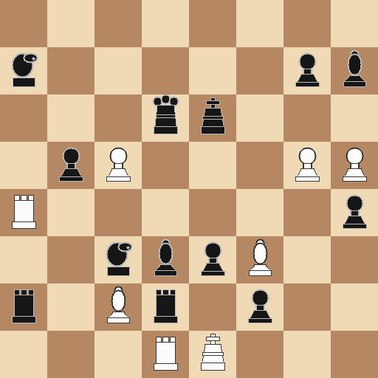
#> input picture results/boards/board_000.png, 378 x 378 px, shrunk from 512 x 512 before the run; its folder holds 4 pictures in this run
$ python visualize.py
#> lines starting #> are read from the running program, lines starting #| are printed output that depends on the picture
#!/usr/bin/env python3
"""
visualize.py — CUDA Chess Vision post-processing visualiser

Reads from results/ and produces 4 plots in plots/:
  1. board_gallery.png      — grid of rendered board images
  2. compression.png        — original vs compressed side-by-side + PSNR
  3. evaluation.png         — bar chart of evaluation scores (top boards)
  4. score_breakdown.png    — stacked bar: material / positional / pawn structure

Usage:
    python3 scripts/visualize.py --results results --output plots

Requires: matplotlib, numpy  (pip install matplotlib numpy)
Falls back to ASCII summary if matplotlib is not available.
"""

import argparse
import os
import glob
import csv
import sys

# ── dependency check ─────────────────────────────────────────────────────────
try:
    import numpy as np
    import matplotlib
    matplotlib.use("Agg")          # headless backend (no display needed)
    import matplotlib.pyplot as plt
    import matplotlib.gridspec as gridspec
    from matplotlib.patches import FancyBboxPatch
    HAS_MPL = True
except ImportError:
    HAS_MPL = False

# ── helpers ───────────────────────────────────────────────────────────────────

def read_csv(path):
    if not os.path.exists(path):
        return []
    with open(path) as f:
        return list(csv.DictReader(f))

def short(name, n=18):
    """Shorten a filename for axis labels."""
    return name[:n] + "…" if len(name) > n else name


# ── Plot 1 — Board Gallery ────────────────────────────────────────────────────

def plot_board_gallery(board_dir, out_path, max_boards=16):
#> called with board_dir = 'results/boards', out_path = 'plots/board_gallery.png', max_boards = 16
    pngs = sorted(glob.glob(os.path.join(board_dir, "*.png")))[:max_boards]
    if not pngs:
        print("  [viz] No board PNGs found, skipping gallery.")
        return

    n = len(pngs)
    cols = min(4, n)
    rows = (n + cols - 1) // cols

    fig, axes = plt.subplots(rows, cols,
                             figsize=(cols * 3, rows * 3 + 0.6),
                             facecolor="#1a1a2e")
    fig.suptitle("Generated Chess Boards  (Stage 1 — cuRAND)",
                 color="white", fontsize=14, fontweight="bold", y=1.01)

    axes = np.array(axes).reshape(-1)
    for ax in axes:
        ax.axis("off")

    for idx, path in enumerate(pngs):
        try:
            img = plt.imread(path)
#> img is the input picture: shape (378, 378, 3) float32; mean R, G, B 0.791, 0.669, 0.539
        except Exception:
            continue
        ax = axes[idx]
        ax.imshow(img)
        ax.set_title(os.path.basename(path).replace(".png",""),
                     color="#a0c4ff", fontsize=7, pad=3)
        ax.axis("off")

    plt.tight_layout(pad=0.5)
    plt.savefig(out_path, dpi=120, bbox_inches="tight",
                facecolor="#1a1a2e")
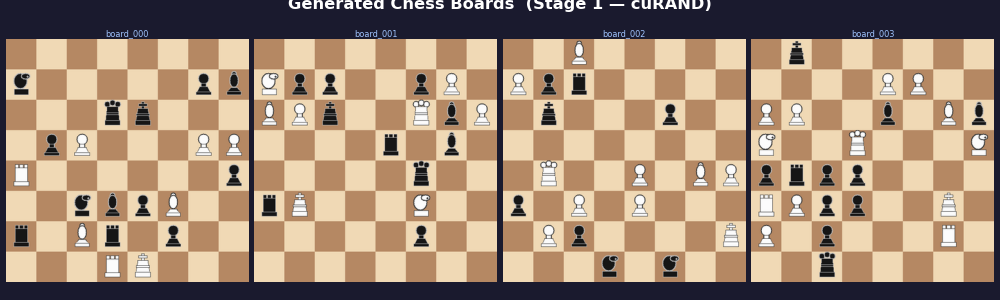
#> figure drawn by matplotlib, 4 panels
    plt.close()
    print(f"  [viz] Saved: {out_path}")


# ── Plot 2 — Compression Comparison ──────────────────────────────────────────

def plot_compression(board_dir, comp_dir, comp_csv_path, out_path, max_show=4):
#> called with board_dir = 'results/boards', comp_dir = 'results/compressed', comp_csv_path = 'results/compression.csv', out_path = 'plots/compression.png', max_show = 4
    rows_csv = read_csv(comp_csv_path)
    board_pngs = sorted(glob.glob(os.path.join(board_dir, "*.png")))[:max_show]
    if not board_pngs:
        print("  [viz] No boards for compression plot, skipping.")
        return

    n = len(board_pngs)
    fig, axes = plt.subplots(n, 2,
                             figsize=(8, n * 3 + 0.8),
                             facecolor="#1a1a2e")
    if n == 1:
        axes = [axes]

    fig.suptitle("DCT Compression  (Stage 2 — NPP + Block-DCT kernels)",
                 color="white", fontsize=13, fontweight="bold")

    # Build a PSNR lookup dict
    psnr_map = {}
    ratio_map = {}
    for r in rows_csv:
        psnr_map[r["filename"]] = float(r["psnr_db"])
        ratio_map[r["filename"]] = float(r["nonzero_coeff_ratio"])

    for i, bp in enumerate(board_pngs):
        bn = os.path.basename(bp)
        stem = bn.replace(".png","")

        # original
        try:
            orig = plt.imread(bp)
        except Exception:
            continue
        ax0 = axes[i][0]
        ax0.imshow(orig)
        ax0.set_title("Original", color="#a0c4ff", fontsize=9)
        ax0.axis("off")

        # compressed
        cp = os.path.join(comp_dir, bn)
        ax1 = axes[i][1]
        if os.path.exists(cp):
            try:
                comp = plt.imread(cp)
                ax1.imshow(comp, cmap="gray")
                psnr  = psnr_map.get(bn, float("nan"))
                ratio = ratio_map.get(bn, float("nan"))
                ax1.set_title(
                    f"Compressed  PSNR={psnr:.1f} dB  density={ratio*100:.0f}%",
                    color="#ffd6a5", fontsize=8)
            except Exception:
                ax1.text(0.5,0.5,"Error loading",ha="center",
                         color="red",transform=ax1.transAxes)
        else:
            ax1.text(0.5,0.5,"Not found",ha="center",
                     color="gray",transform=ax1.transAxes)
        ax1.axis("off")

        # row label
        axes[i][0].set_ylabel(stem, color="white", fontsize=8, rotation=0,
                              labelpad=40, va="center")

    plt.tight_layout()
    plt.savefig(out_path, dpi=120, bbox_inches="tight",
                facecolor="#1a1a2e")
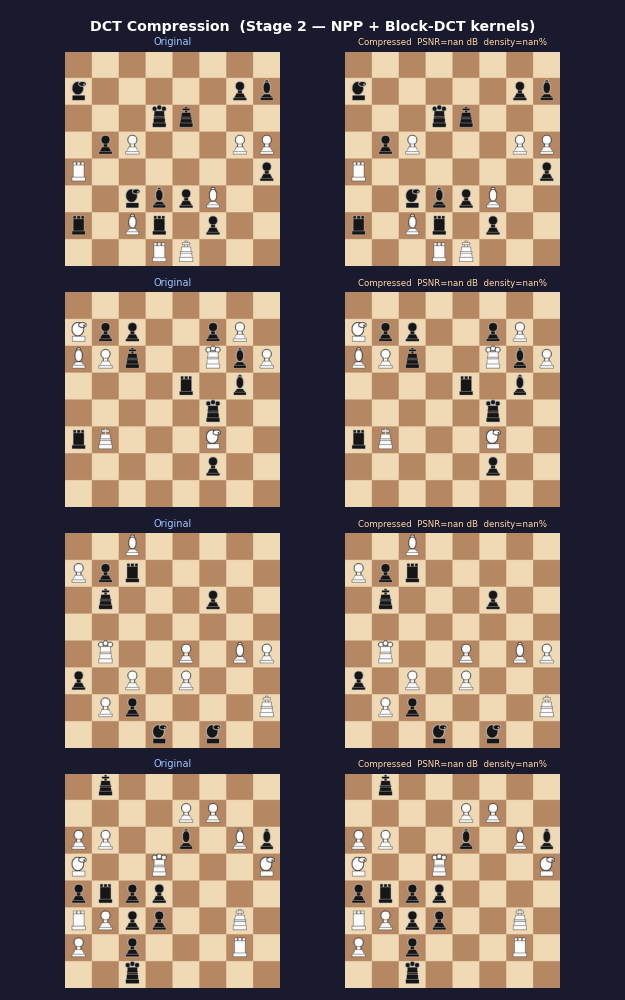
#> figure drawn by matplotlib, 8 panels
    plt.close()
    print(f"  [viz] Saved: {out_path}")


# ── Plot 3 — Evaluation Rankings ─────────────────────────────────────────────

def plot_evaluation(eval_csv_path, out_path, top_n=15):
    rows = read_csv(eval_csv_path)
    if not rows:
        print("  [viz] No evaluation CSV, skipping evaluation plot.")
        return

    rows = sorted(rows, key=lambda r: int(r["rank"]))[:top_n]
    names  = [short(r["filename"]) for r in rows]
    scores = [float(r["score"]) for r in rows]

    # colour gradient: gold → silver → bronze → blue
    colours = []
    for i in range(len(rows)):
        if   i == 0: colours.append("#FFD700")
        elif i == 1: colours.append("#C0C0C0")
        elif i == 2: colours.append("#CD7F32")
        else:        colours.append("#4a9eff")

    fig, ax = plt.subplots(figsize=(10, max(4, len(rows)*0.55 + 1)),
                           facecolor="#1a1a2e")
    ax.set_facecolor("#16213e")

    bars = ax.barh(names[::-1], scores[::-1], color=colours[::-1],
                   edgecolor="#ffffff22", linewidth=0.5)
    ax.bar_label(bars, fmt="%.3f", padding=4, color="white", fontsize=8)

    ax.set_xlabel("Evaluation Score (cuBLAS + PST + cuFFT)", color="#a0c4ff")
    ax.set_title("Board Rankings  (Stage 3 — cuBLAS + cuFFT + Thrust)",
                 color="white", fontsize=13, fontweight="bold")
    ax.tick_params(colors="white")
    for spine in ax.spines.values():
        spine.set_edgecolor("#333366")
    ax.xaxis.label.set_color("#a0c4ff")

    plt.tight_layout()
    plt.savefig(out_path, dpi=120, bbox_inches="tight",
                facecolor="#1a1a2e")
    plt.close()
    print(f"  [viz] Saved: {out_path}")


# ── Plot 4 — Score Breakdown ──────────────────────────────────────────────────

def plot_score_breakdown(eval_csv_path, out_path, top_n=12):
    rows = read_csv(eval_csv_path)
    if not rows:
        print("  [viz] No evaluation CSV, skipping breakdown plot.")
        return

    rows = sorted(rows, key=lambda r: int(r["rank"]))[:top_n]
    names     = [short(r["filename"]) for r in rows]
    material  = [float(r["material"])       for r in rows]
    positional= [float(r["positional"])     for r in rows]
    pawn_fft  = [float(r["pawn_fft_energy"])for r in rows]

    x = np.arange(len(names))
    w = 0.25

    fig, ax = plt.subplots(figsize=(max(10, len(rows)*0.9), 5),
                           facecolor="#1a1a2e")
    ax.set_facecolor("#16213e")

    ax.bar(x - w,  material,   w, label="Material (cuBLAS)",   color="#4a9eff", alpha=0.9)
    ax.bar(x,      positional, w, label="Positional PST",       color="#06d6a0", alpha=0.9)
    ax.bar(x + w, [-v*0.3 for v in pawn_fft], w,
           label="Pawn Structure FFT (penalty)", color="#ef476f", alpha=0.9)

    ax.set_xticks(x)
    ax.set_xticklabels(names, rotation=35, ha="right", color="white", fontsize=8)
    ax.set_ylabel("Score component", color="#a0c4ff")
    ax.set_title("Evaluation Breakdown by Component",
                 color="white", fontsize=13, fontweight="bold")
    ax.legend(facecolor="#1a1a2e", labelcolor="white", fontsize=9)
    ax.tick_params(colors="white")
    for spine in ax.spines.values():
        spine.set_edgecolor("#333366")
    ax.axhline(0, color="#ffffff44", linewidth=0.8)

    plt.tight_layout()
    plt.savefig(out_path, dpi=120, bbox_inches="tight",
                facecolor="#1a1a2e")
    plt.close()
    print(f"  [viz] Saved: {out_path}")


# ── ASCII fallback ────────────────────────────────────────────────────────────

def ascii_summary(results_dir):
    eval_rows = read_csv(os.path.join(results_dir, "evaluation.csv"))
    comp_rows = read_csv(os.path.join(results_dir, "compression.csv"))

    print("\n── Evaluation Rankings ─────────────────────────────────")
    print(f"  {'Rank':<5} {'File':<22} {'Score':>7} {'Material':>9} {'PST':>7} {'PawnFFT':>8}")
    for r in sorted(eval_rows, key=lambda x: int(x["rank"]))[:10]:
        print(f"  {r['rank']:<5} {r['filename']:<22} "
              f"{float(r['score']):>7.3f} {float(r['material']):>9.3f} "
              f"{float(r['positional']):>7.3f} {float(r['pawn_fft_energy']):>8.3f}")

    if comp_rows:
        avg_psnr = sum(float(r["psnr_db"]) for r in comp_rows) / len(comp_rows)
        avg_dens = sum(float(r["nonzero_coeff_ratio"]) for r in comp_rows) / len(comp_rows)
        print(f"\n── Compression Stats ────────────────────────────────────")
        print(f"  Average PSNR            : {avg_psnr:.2f} dB")
        print(f"  Average coeff density   : {avg_dens*100:.1f}%")


# ── main ──────────────────────────────────────────────────────────────────────

def main():
    p = argparse.ArgumentParser(description="CUDA Chess Vision visualiser")
    p.add_argument("--results", default="results", help="results directory")
    p.add_argument("--output",  default="plots",   help="output directory for plots")
    a = p.parse_args()

    board_dir   = os.path.join(a.results, "boards")
    comp_dir    = os.path.join(a.results, "compressed")
    eval_csv    = os.path.join(a.results, "evaluation.csv")
    comp_csv    = os.path.join(a.results, "compression.csv")

    if not HAS_MPL:
        print("[viz] matplotlib not found — ASCII fallback\n")
        ascii_summary(a.results)
        return

    os.makedirs(a.output, exist_ok=True)
    print(f"\n[viz] Reading from : {a.results}/")
    print(f"[viz] Writing to   : {a.output}/\n")

    plot_board_gallery(board_dir,
                       os.path.join(a.output, "board_gallery.png"))

    plot_compression(board_dir, comp_dir, comp_csv,
                     os.path.join(a.output, "compression.png"))

    plot_evaluation(eval_csv,
                    os.path.join(a.output, "evaluation.png"))

    plot_score_breakdown(eval_csv,
                         os.path.join(a.output, "score_breakdown.png"))

    print(f"\n[viz] All plots in: {a.output}/\n")


if __name__ == "__main__":
    main()
